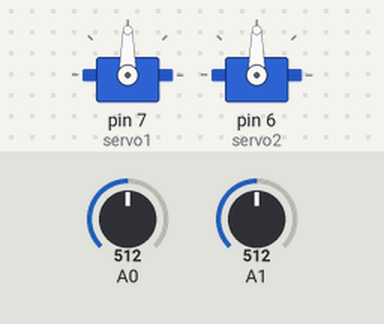
A sketch run on a simulated Arduino Uno, built with avr-gcc and run on an emulated ATmega328P. On the bench: 2 × servo. The inputs (shaded band) are chosen by the test bench; at power-on: A0 = 512, A1 = 512.

Above: at 1.2 s.
1.3 s: A0 set to 688
2.8 s: A0 set to 715
At 3.27 s:
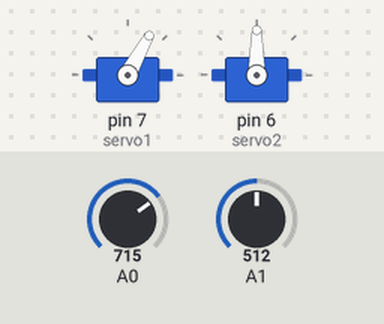
At 5.4 s:
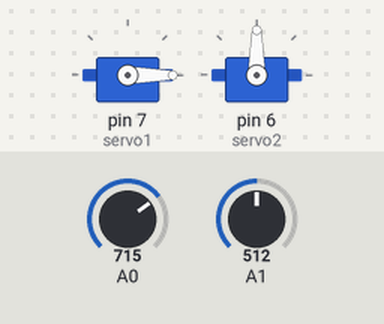
5.8 s: A1 set to 682
7.3 s: A1 set to 713
At 9.9 s:
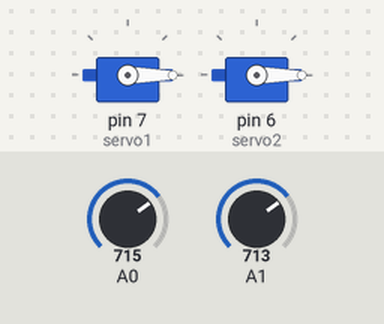
10.3 s: A0 set to 213
11.8 s: A0 set to 184
At 15.5 s:
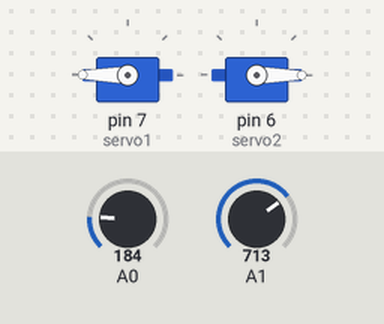
Timing chart, 0 to 15.8 s (numbered marks = the images above; inputs shaded):
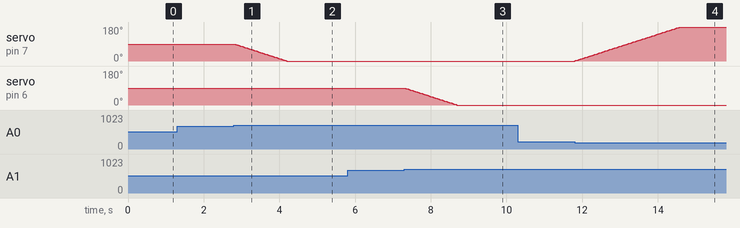

Measured:
- the behaviour switches between 700 and 701 on A0 (found by bisection; images 0 and 1)
- the behaviour switches between 700 and 701 on A1 (found by bisection; images 2 and 3)
- the behaviour switches between 200 and 199 on A0 (found by bisection; images 3 and 4)
- after the input at 1.3 s, every drawn part: stays the same
- after the input at 2.8 s, servo on pin 7 (servo1): moves from 90° to 0° over 1.4 s, starting at once
- after the input at 5.8 s, every drawn part: stays the same
- after the input at 7.3 s, servo on pin 6 (servo2): moves from 90° to 0° over 1.4 s, starting at once
- after the input at 10.3 s, every drawn part: stays the same
- after the input at 11.8 s, servo on pin 7 (servo1): moves from 0° to 180° over 2.8 s, starting at once

The sketch:

Grua_con_servomotores.ino
```cpp
#include <Servo.h>

Servo servo1;
Servo servo2;

int eje1=90;
int eje2=90;


void setup() {
  servo1.attach(7);
  servo2.attach(6);

  servo1.write(90);
  servo2.write(90);
}

void loop() {
  //Servo 1
  if(analogRead(0)<200 && eje1<180){
    eje1++;
    servo1.write(eje1);
  }
  if(analogRead(0)>700 && eje1>0){
    eje1--;
    servo1.write(eje1);
  }

  //Servo 2
  if(analogRead(1)<200 && eje2>180){
    eje2++;
    servo2.write(eje2);
  }
  if(analogRead(1)>700 && eje2>0){
    eje2--;
    servo2.write(eje2);
  }

  delay(15);
}
```
